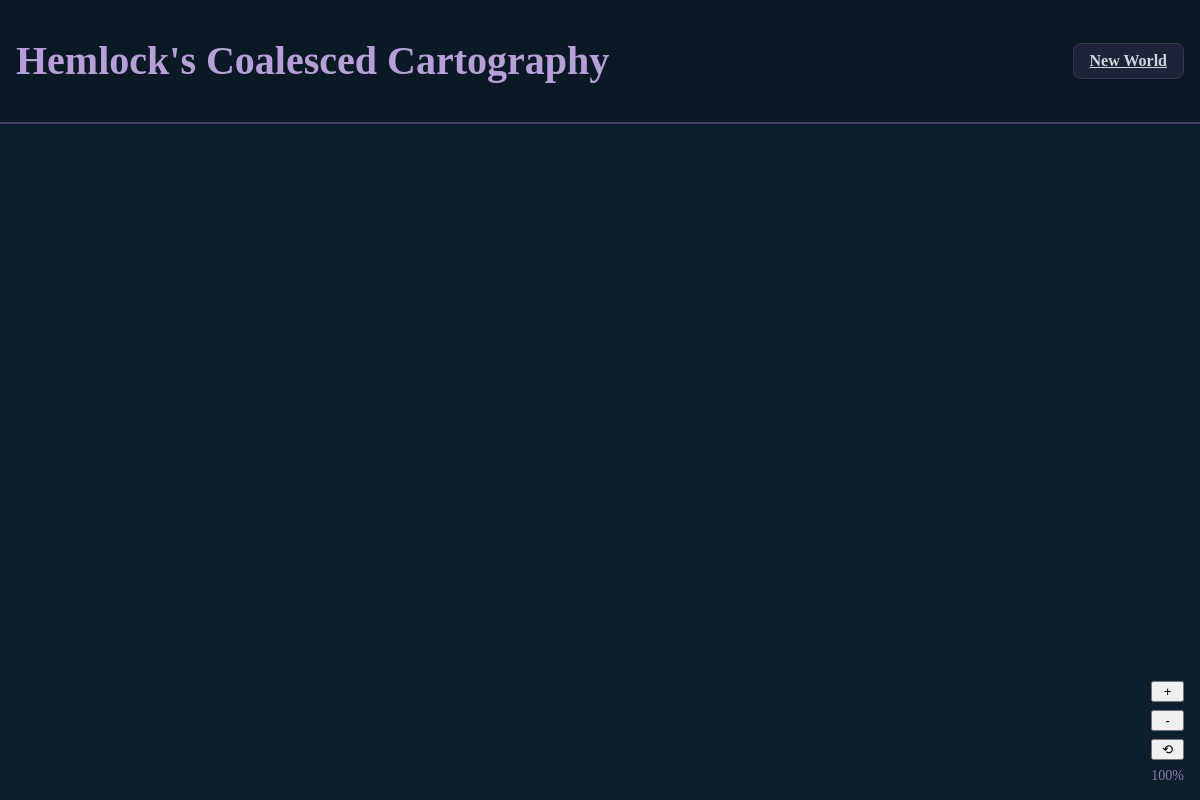
The page /index on the database as committed earlier.
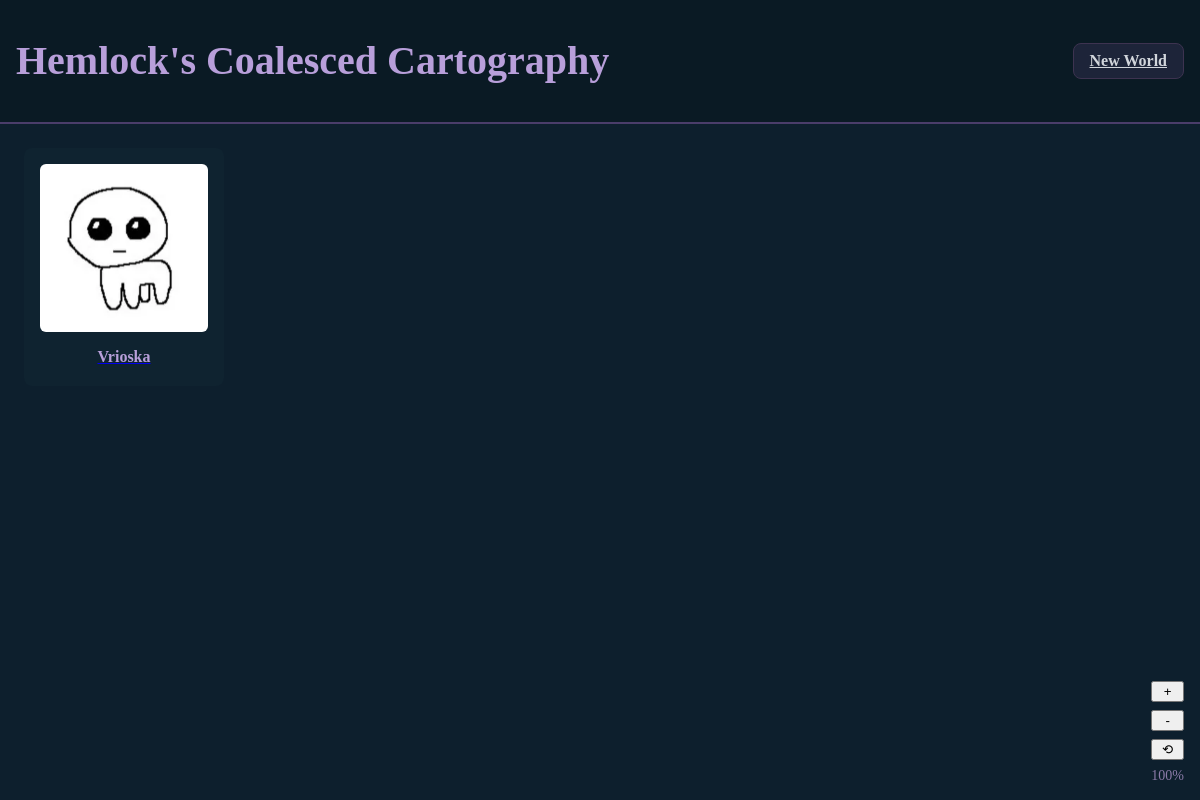
The same page on the database as committed later.
### app/models.py (models this page shows, shortened)
class World(db.Model):
    id: so.Mapped[int] = so.mapped_column(primary_key=True)
    name: so.Mapped[str] = so.mapped_column(sa.String(64), index=True, unique=True)
    thumbnail_path: so.Mapped[str] = so.mapped_column(sa.String(255), default='images/default.png')
    created: so.Mapped[datetime] = so.mapped_column(index=True, default=lambda: datetime.now(timezone.utc))
    info: so.Mapped[Optional[str]] = so.mapped_column(sa.String(140))
    primary_map_id: so.Mapped[Optional[int]] = so.mapped_column(
        sa.ForeignKey('map.id', name='fk_world_primary_map'),
        nullable=True
    )
    primary_map: so.Mapped[Optional['Map']] = so.relationship(
        foreign_keys=[primary_map_id],
        post_update=True,
        overlaps='maps'  # Tell SQLAlchemy this is okay
    )
    maps: so.Mapped[list['Map']] = so.relationship(
        'Map',
        foreign_keys='[Map.world_id]',  # Note the brackets!
        back_populates='world',
        cascade='all, delete-orphan',
        overlaps='primary_map'  # Tell SQLAlchemy this is okay
    )

### app/routes.py (the view)
@app.route('/')
@app.route('/index')
def index():
    worlds = db.session.scalars(
        sa.select(World).order_by(World.created.desc())
    ).all()
    return render_template('index.html', worlds=worlds)

### app/templates/index.html
{% extends "base.html" %}
{% block content %}
<div class="world-container" hx-boost="true">
    {% for world in worlds %}
    <a href="{{ url_for('display_world', id=world.id)}}" class="world-card">
        <img src="{{ url_for('static', filename=world.thumbnail_path) }}" alt="{{ world.name }} Logo">
        <h2>{{ world.name }}</h2>
    </a>
    {% endfor %}
</div>
{% endblock %}

### app/templates/base.html (shortened to what this page needs)
<!DOCTYPE html>
<html lang="en">
<head>
    <link rel="stylesheet" href="/static/style.css">
</head>
<body hx-boost="true" >
    <div class="header-container">
        <h1 class="header-title">Hemlock's Coalesced Cartography</h1>
        <nav class="nav-links">
            <a href="{{ url_for('new_world') }}" class="btn-secondary">New World</a>
        </nav>
    </div>
    {% block content %}{% endblock %}
    <div class="zoom-controls">
        <button id="zoom-in-btn" class="zoom-btn">+</button>
        <button id="zoom-out-btn" class="zoom-btn">-</button>
        <button id="zoom-reset-btn" class="zoom-btn">⟲</button>
        <div id="zoom-indicator" class="zoom-indicator">100%</div>
    </div>

### app/static/style.css (style rules this page uses)
body { background-color: #0d1f2d; color: #e5e7eb; margin: 0; font-family: Cathedral; display: flex; flex-direction: column; }
.header-container { display: flex; justify-content: space-between; align-items: center; top: 0; left: 0; right: 0; z-index: 50; background-color: #0a1a24; border-bottom: 2px solid #4a3d6a; padding: 1rem; }
.header-title { font-size: 2.5rem; line-height: 2.25rem; font-weight: 700; color: #b89fda; }
.nav-links { display: flex; gap: 1rem; margin-left: auto; }
.world-container { display: grid; grid-template-columns: repeat(auto-fill, minmax(150px, 200px)); gap: 24px; padding: 24px; justify-content: start; }
.world-card { background-color: #0f2330; padding: 16px; border-radius: 8px; display: flex; flex-direction: column; justify-content: center; cursor: pointer; transition: background-color 0.3s ease; }
.world-card img { width: 100%; aspect-ratio: 1 / 1; border-radius: 6px; object-fit: cover; display: block; }
.world-card h2 { color: #b89fda; margin: 16px 0 4px; font-size: 1rem; white-space: nowrap; overflow: hidden; text-overflow: ellipsis; text-align: center; }
.btn-secondary { background: rgba(74, 61, 106, 0.3); color: #d1d5db; padding: 0.5rem 1rem; border-radius: 0.5rem; border: 1px solid #3d3350; font-weight: 600; cursor: pointer; transition: 0.2s; }
.zoom-controls { position: fixed; bottom: 1rem; right: 1rem; display: flex; flex-direction: column; gap: 0.5rem; z-index: 40; }
.zoom-indicator { text-align: center; font-size: 0.875rem; color: #8b7ba8; }

Rows that differ between the two databases and show on the page:
added World: thumbnail_path (placeholder picture), name "Vrioska"
